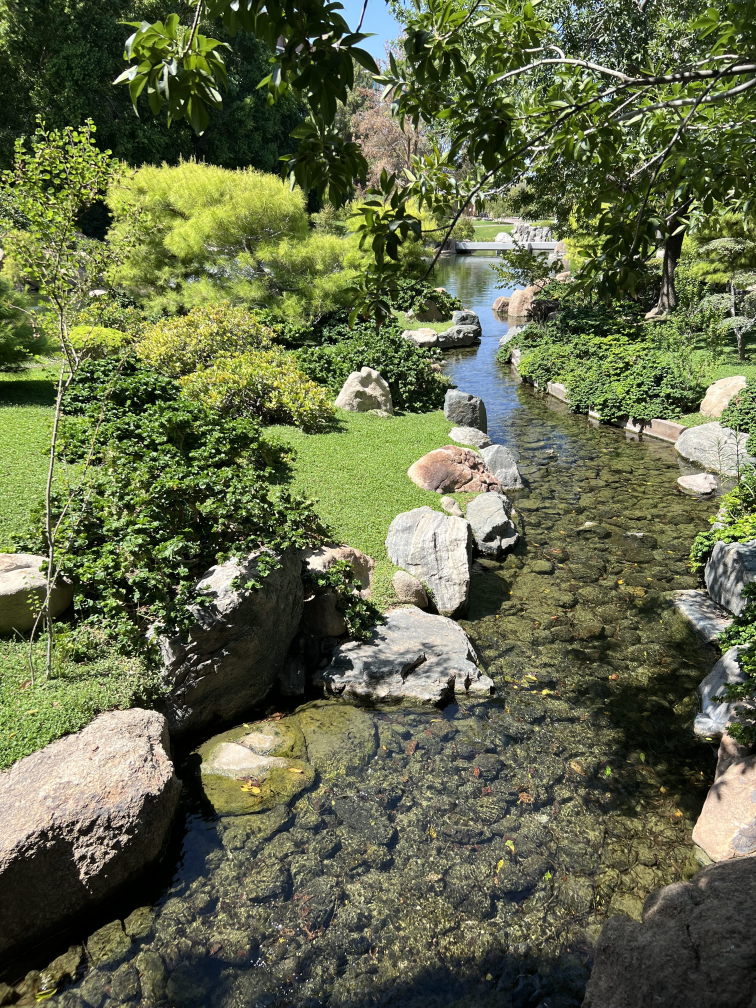
#> input picture watering-my-deserts/IMG_4708.jpeg, 3024 x 4032 px, given in place of perrydime-logo.png, which was not available (shown at 1/4 size)
$ python generate_favicon_og.py
#> lines starting #> are read from the running program, lines starting #| are printed output that depends on the picture; pictures that were not available may be replaced by others from this repository, and a replacement may not be noted
#!/usr/bin/env python3
"""
Generate Favicon Package and Open Graph Images
Reads the logo from source/branding/ and creates:
- favicon.ico (16x16, 32x32, 48x48)
- favicon.png (32x32)
- apple-touch-icon.png (180x180)
- og-image.png (1200x630 for social media)
"""

from PIL import Image
import os

# Paths
SOURCE_LOGO = "source/branding/perrydime-logo.png"
OUTPUT_DIR = "docs"
ASSETS_DIR = os.path.join(OUTPUT_DIR, "assets", "img")

# Ensure output directories exist
os.makedirs(ASSETS_DIR, exist_ok=True)

def create_favicon_package():
    """Generate all favicon sizes and formats"""
    print("=" * 70)
    print("Perry Dime - Favicon & Open Graph Image Generator")
    print("=" * 70)

    # Load the source logo
    print(f"\n📂 Loading logo from: {SOURCE_LOGO}")
    logo = Image.open(SOURCE_LOGO)
#> logo is the input picture: PIL image 3024x4032 RGB; mean R, G, B 98.6, 105, 72.9
    print(f"   Original size: {logo.size}")
#|    Original size: (3024, 4032)

    # 1. Generate favicon.png (32x32)
    print("\n🎨 Generating favicon.png (32x32)...")
    favicon_32 = logo.copy()
    favicon_32.thumbnail((32, 32), Image.Resampling.LANCZOS)
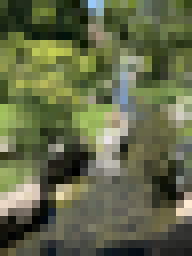
#> favicon_32: PIL image 24x32 RGB (shown 8 times larger); mean R, G, B 98.8, 105.1, 72.9
    favicon_path = os.path.join(OUTPUT_DIR, "favicon.png")
    favicon_32.save(favicon_path, "PNG")
    print(f"   ✅ Saved: {favicon_path}")

    # 2. Generate favicon.ico (multi-size)
    print("\n🎨 Generating favicon.ico (16x16, 32x32, 48x48)...")
    favicon_16 = logo.copy()
    favicon_16.thumbnail((16, 16), Image.Resampling.LANCZOS)

    favicon_32_ico = logo.copy()
    favicon_32_ico.thumbnail((32, 32), Image.Resampling.LANCZOS)

    favicon_48 = logo.copy()
    favicon_48.thumbnail((48, 48), Image.Resampling.LANCZOS)
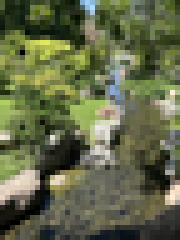
#> favicon_48: PIL image 36x48 RGB (shown 5 times larger); mean R, G, B 98.7, 105, 72.9

    favicon_ico_path = os.path.join(OUTPUT_DIR, "favicon.ico")
    favicon_16.save(
        favicon_ico_path,
        format="ICO",
        sizes=[(16, 16), (32, 32), (48, 48)]
    )
    print(f"   ✅ Saved: {favicon_ico_path}")

    # 3. Generate apple-touch-icon.png (180x180)
    print("\n🍎 Generating apple-touch-icon.png (180x180)...")
    apple_icon = logo.copy()
    apple_icon.thumbnail((180, 180), Image.Resampling.LANCZOS)
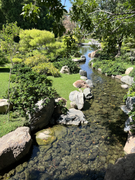
#> apple_icon: PIL image 135x180 RGB; mean R, G, B 98.6, 105, 72.9
    apple_icon_path = os.path.join(OUTPUT_DIR, "apple-touch-icon.png")
    apple_icon.save(apple_icon_path, "PNG")
    print(f"   ✅ Saved: {apple_icon_path}")

    # 4. Generate Open Graph image (1200x630)
    print("\n📱 Generating og-image.png (1200x630 for social media)...")

    # Create a canvas with the brand color background
    og_width, og_height = 1200, 630
    og_image = Image.new("RGB", (og_width, og_height), color="#c8af99")
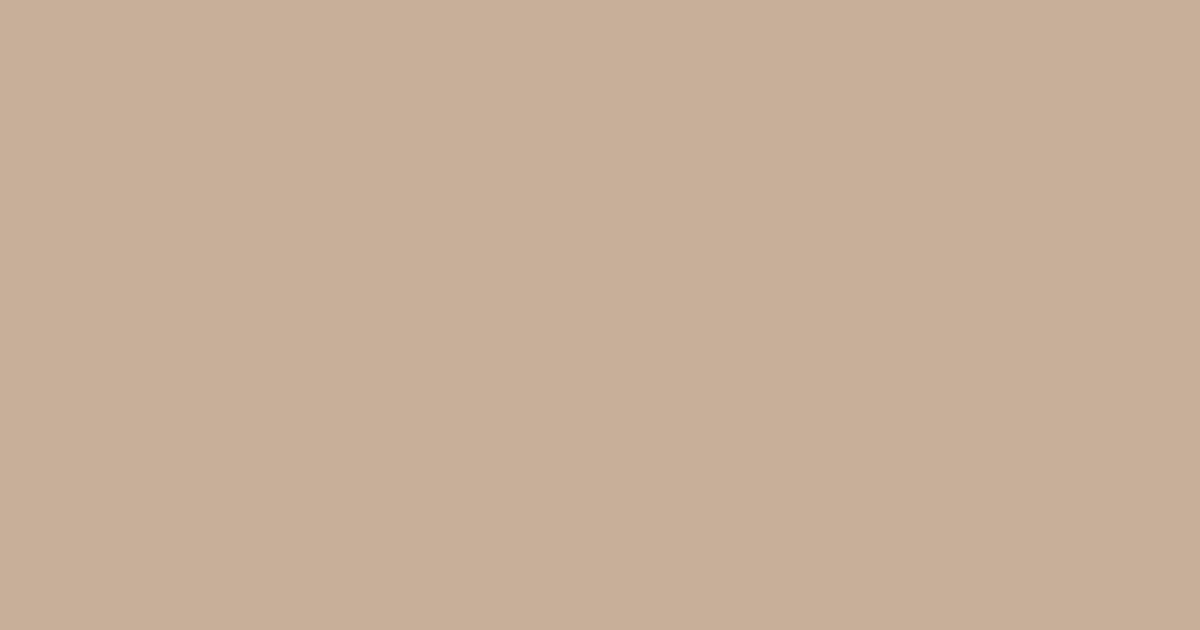
#> og_image: PIL image 1200x630 RGB; mean R, G, B 200, 175, 153

    # Calculate logo size (maintain aspect ratio, max 85% of canvas height for better visibility)
    logo_max_height = int(og_height * 0.85)
    logo_aspect = logo.width / logo.height
#> logo_aspect = 0.75
    logo_height = logo_max_height
    logo_width = int(logo_height * logo_aspect)
#> logo_width = 401

    # If logo is too wide, scale by width instead (allow up to 90% of width)
    if logo_width > og_width * 0.9:
        logo_width = int(og_width * 0.9)
        logo_height = int(logo_width / logo_aspect)

    # Resize logo
    logo_resized = logo.copy()
    logo_resized.thumbnail((logo_width, logo_height), Image.Resampling.LANCZOS)
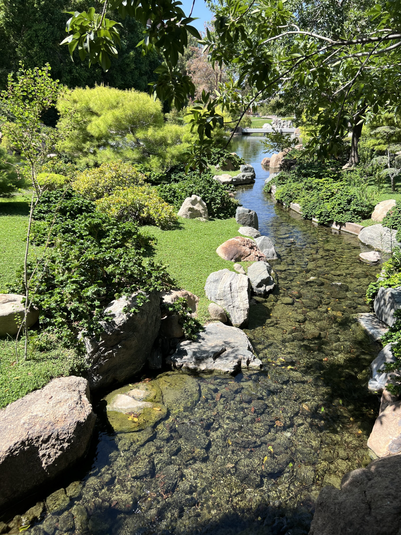
#> logo_resized: PIL image 401x535 RGB; mean R, G, B 98.5, 104.9, 72.8

    # Center the logo on the canvas
    x_offset = (og_width - logo_resized.width) // 2
#> x_offset = 399
    y_offset = (og_height - logo_resized.height) // 2
#> y_offset = 47

    # Paste logo (handle transparency)
    if logo_resized.mode == 'RGBA':
        og_image.paste(logo_resized, (x_offset, y_offset), logo_resized)
    else:
        og_image.paste(logo_resized, (x_offset, y_offset))
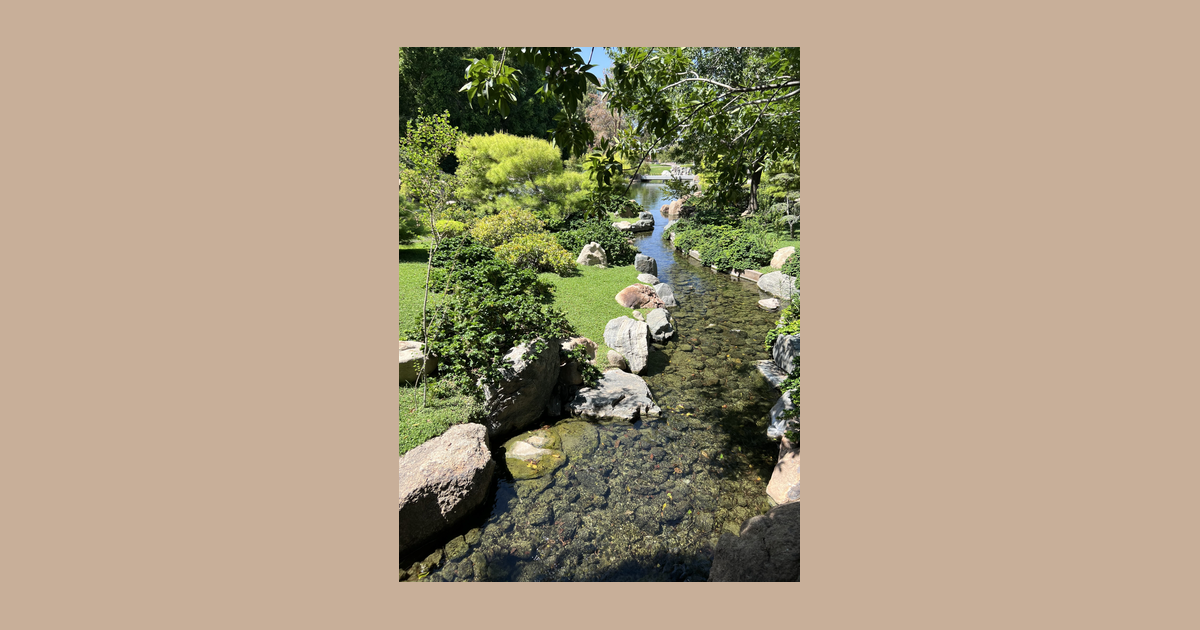
#> og_image: PIL image 1200x630 RGB; mean R, G, B 171.2, 155.1, 130.2

    og_image_path = os.path.join(ASSETS_DIR, "og-image.png")
    og_image.save(og_image_path, "PNG", optimize=True)
    print(f"   ✅ Saved: {og_image_path}")
    print(f"   📐 Dimensions: {og_width}x{og_height}")

    # 5. Copy logo to assets for easy access
    print("\n📋 Copying logo to assets...")
    logo_copy_path = os.path.join(ASSETS_DIR, "perrydime-logo.png")
    logo.save(logo_copy_path, "PNG")
    print(f"   ✅ Saved: {logo_copy_path}")

    print("\n" + "=" * 70)
    print("✅ Favicon package and Open Graph image generated successfully!")
    print("=" * 70)
    print("\nGenerated files:")
    print(f"  • {favicon_path}")
    print(f"  • {favicon_ico_path}")
    print(f"  • {apple_icon_path}")
    print(f"  • {og_image_path}")
    print(f"  • {logo_copy_path}")
    print("\n📝 Next: Update HTML files with proper meta tags")
    print("=" * 70)

if __name__ == "__main__":
    create_favicon_package()
